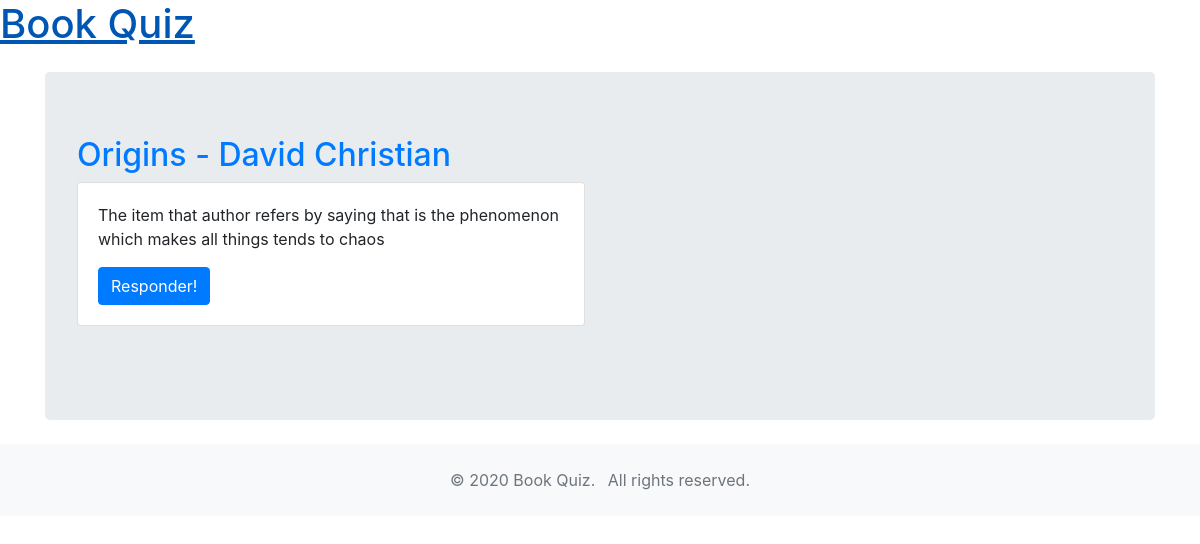
The page /questions/3 on the database its author committed.
### game/models.py (models this page shows, shortened)
class Book(models.Model):
    title = models.CharField(max_length=100)
    author = models.CharField(max_length=100)
    description = models.TextField(max_length=300)
    user = models.ForeignKey(User, on_delete=models.CASCADE)

class Question(models.Model):
    book = models.ForeignKey(Book, on_delete=models.CASCADE,
                             related_name='questions')
    user = models.ForeignKey(User, on_delete=models.CASCADE)
    text = models.CharField(max_length=200)
    pub_date = models.DateTimeField(auto_now_add=True, blank=False)

### game/views.py (the view)
# urls.py: path('questions/<int:book_id>', views.questions, name='questions'),
def questions(request, book_id):
    book = Book.objects.get(id=book_id)
    questions = book.questions.all()
    context = {'questions': questions, 'book': book}
    return render(request, 'game/questions.html', context)

### game/templates/game/questions.html
{% extends 'base.html' %}
{% block content %}
<div class="container">
    <div class="jumbotron my-4">
        <h2 class="text-primary">{{book.title}} - {{book.author}}</h3>
        <div class="row">
            {% for question in questions %}
            <div class="col-sm-6" style="margin-bottom:30px">
                <div class="card">
                    <div class="card-body">
                        <p class="card-text">{{ question.text }}</p>
                        <a href="play/{{ question.id }}" class="btn btn-primary">Responder!</a>
                    </div>
                </div>
            </div>
            {% endfor %}
        </div>
    </div>
</div>
{% endblock content %}

### rows shown on the page
Book: title "Origins", author "David Christian"
Question: text "The item that author refers by saying that is the phenomenon which makes all things tends to chaos"
